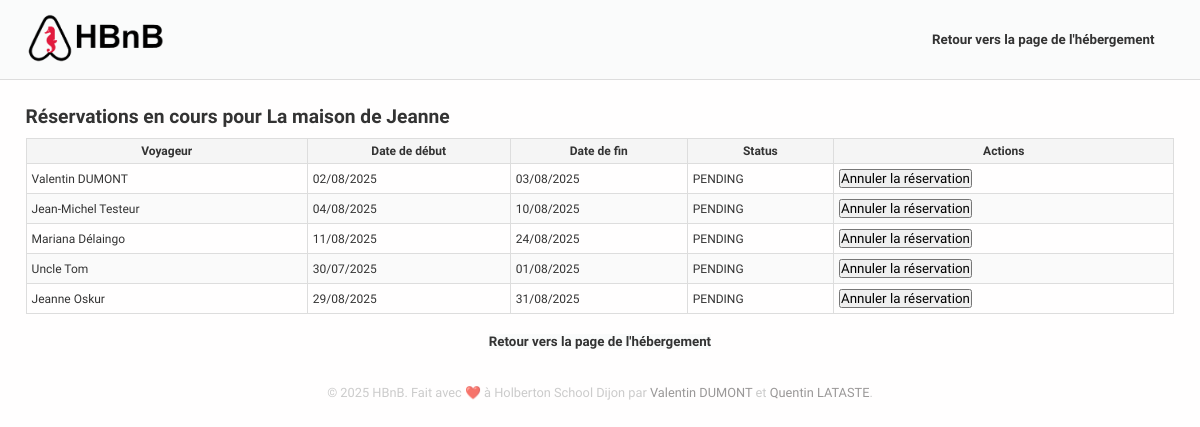
The page /place/98e95930-fd56-4de1-84b7-06829e781fcf/bookings on the database as committed earlier.
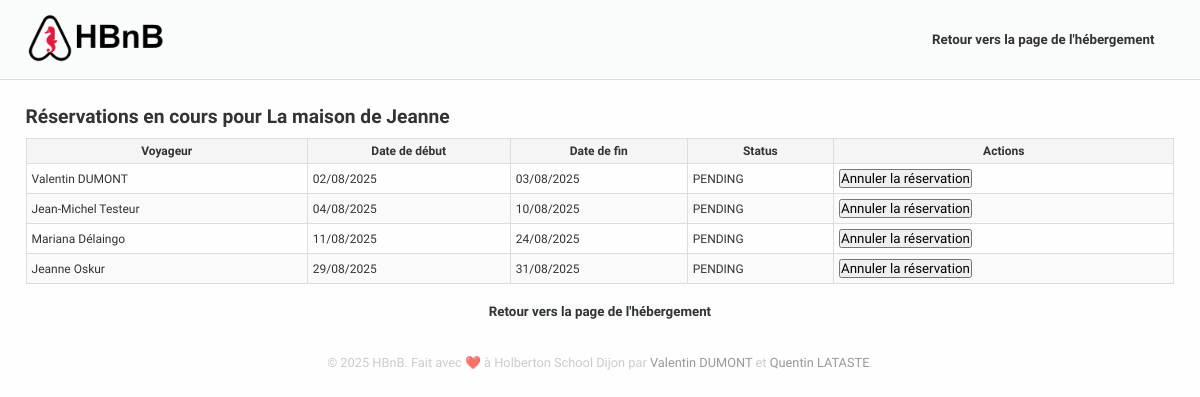
The same page on the database as committed later.
### app/models/place.py (models this page shows, shortened)
class Place(db.Model):
    __tablename__ = 'place'
    id = db.Column(db.String, primary_key=True)
    title = db.Column(db.String(50), nullable=False)
    description = db.Column(db.String(1000), nullable=False)
    price = db.Column(db.Float, nullable=False)
    latitude = db.Column(db.Float, nullable=False)
    longitude = db.Column(db.Float, nullable=False)
    owner_id = db.Column(db.String, db.ForeignKey('user.id'), nullable=False)
    rating = db.Column(db.Float, nullable=True)
    created_at = db.Column(
        db.DateTime(timezone=True), default=lambda: datetime.now(timezone.utc),
        nullable=False)
    updated_at = db.Column(
        db.DateTime(timezone=True), default=lambda: datetime.now(timezone.utc),
        onupdate=datetime.now(timezone.utc)
        )
    photos_url = db.Column(db.JSON, default=list)
    amenities = db.relationship('Amenity', secondary=place_amenities,
                                back_populates='places')
    reviews = db.relationship("Review", back_populates='place_rel',
                              cascade='all, delete-orphan')
    bookings = db.relationship(Booking, back_populates='place_rel',
                               cascade='all, delete-orphan',
                               foreign_keys=[Booking.place])
    owner = db.relationship('User', back_populates='places')
    city_name = db.Column(db.String(128))
    __table_args__ = (
        CheckConstraint('price >= 0', name='check_price_positive'),
        CheckConstraint('rating >= 0 AND rating <= 5', name='check_rating'),
        CheckConstraint('latitude >= -90 AND latitude <= 90',
                        name='check_latitude'),
        CheckConstraint('longitude >= -180 AND longitude <= 180',
                        name='check_longitude')
    )

### app/models/booking.py (models this page shows, shortened)
class Booking(db.Model):
    __tablename__ = 'bookings'
    id = db.Column(db.String, primary_key=True)
    status = db.Column(
        db.String(20),
        default=BookingStatus.PENDING.value,
        nullable=False
        )
    place = db.Column(db.String, db.ForeignKey('place.id'), nullable=False)
    user = db.Column(db.String, db.ForeignKey('user.id'), nullable=False)
    start_date = db.Column(db.DateTime, nullable=False)
    end_date = db.Column(db.DateTime, nullable=False)
    created_at = db.Column(
        db.DateTime(timezone=True), default=lambda: datetime.now(timezone.utc), nullable=False
        )
    updated_at = db.Column(
        db.DateTime(timezone=True), default=lambda: datetime.now(timezone.utc),
        onupdate=datetime.now(timezone.utc)
        )
    place_rel = db.relationship(
        "Place",
        back_populates='bookings',
        foreign_keys=[place]
        )
    user_rel = db.relationship("User", back_populates='bookings')
    reviews = db.relationship('Review', back_populates='booking_rel')
    __table_args__ = (
        db.CheckConstraint(
            "status IN ('DONE', 'PENDING', 'CANCELLED')",
            name="check_booking_status"
        ),
    )

### app/models/user.py (models this page shows, shortened)
class User(db.Model):
    __tablename__ = 'user'
    id = db.Column(db.String, primary_key=True)
    first_name = db.Column(db.String(50), nullable=False)
    last_name = db.Column(db.String(50), nullable=False)
    email = db.Column(db.String(120), unique=True, nullable=False)
    hashed_password = db.Column(db.String(255), nullable=False)
    is_active = db.Column(db.Boolean, default=True)  # Allows disabling user
    is_admin = db.Column(db.Boolean, default=False)
    created_at = db.Column(
        db.DateTime(timezone=True), default=lambda: datetime.now(timezone.utc), nullable=False
        )
    updated_at = db.Column(
        db.DateTime(timezone=True), default=lambda: datetime.now(timezone.utc),
        onupdate=datetime.now(timezone.utc)
        )
    photo_url = db.Column(db.String(2048), nullable=True)
    places = db.relationship(Place, back_populates='owner',
                             cascade='all, delete-orphan')
    reviews = db.relationship(Review, back_populates='user',
                              cascade='all, delete-orphan')
    bookings = db.relationship(Booking, back_populates='user_rel',
                               cascade='all, delete-orphan')

### app/web/html_routes.py (the view)
@bp_web.route('/place/<place_id>/bookings')
def place_bookings(place_id):
    try:
        UUID(place_id)
    except ValueError:
        abort(400, description="Invalid UUID")
    try:
        verify_jwt_in_request()
        user_id = get_jwt_identity()
    except:
        user_id = None
    place = facade.get_place(place_id)
    if not place:
        abort(404, description="Place not found")
    current_user = None
    if user_id:
        current_user = facade.get_user(user_id)
    return render_template("place-all-bookings.html",
                           place=place,
                           bookings=place.bookings,
                           current_user=current_user)

### app/persistence/repository.py (called while the page is built)
    def get(self, obj_id):
        return self.model.query.get(str(obj_id))

### app/services/facade.py (called while the page is built)
    def get_place(self, place_id):
        return self.place_repo.get(place_id)

### templates/place-all-bookings.html (shortened to what this page needs)
<!DOCTYPE html>
<html lang="fr">
<head>
    <link rel="stylesheet" href="{{ url_for('static', filename='css/style.css') }}">
</head>
<body>
    <header class="header">
        <div class="header-logo">
            <a href="{{ url_for('web.index') }}">
                <img src = "{{ url_for('static', filename='images/logo.png') }}" alt="HBnB logo">
            </a>
        </div>
        <nav id="user-nav">
                <button class="back-btn" onclick="history.back()">Retour vers la page de l'hébergement</button>
        </nav>
    </header>
    <main>
        <div id="all-bookings-list">
            <h2>Réservations en cours pour {{ place.title }}</h2>
            {% set pending_bookings = bookings | selectattr("status", "equalto", "PENDING") | list %}
            {% if pending_bookings %}
                <table>
                <thead>
                    <tr>
                        <th>Voyageur</th>
                        <th>Date de début</th>
                        <th>Date de fin</th>
                        <th>Status</th>
                        <th>Actions</th>
                    </tr>
                </thead>
                <tbody>
                {% for booking in pending_bookings %}
                    <tr>
                    <td>{{ booking.user_rel.first_name }} {{ booking.user_rel.last_name }}</td>
                    <td>{{ booking.start_date.strftime("%d/%m/%Y") }}</td>
                    <td>{{ booking.end_date.strftime("%d/%m/%Y") }}</td>
                    <td>{{ booking.status }}</td>
                    <td>
                        <button class="cancel-booking-btn" data-id="{{ booking.id }}">Annuler la réservation</button>
                    </td>
                    </tr>
                {% endfor %}
            </tbody>
            </table>
            {% else %}
                <p>Vous n'avez pas encore de réservation pour cet hébergement.</p>
            {% endif %}
        </div>
        <div class="end-page-back">
        <button class="back-btn" onclick="history.back()">Retour vers la page de l'hébergement</button>
        </div>
    </main>
</body>
<footer>
    <div class="footer-content">
        <p>
            &copy; 2025 HBnB. Fait avec ❤️ à Holberton School Dijon par
            <a href="https://github.com/Proser-V">Valentin DUMONT</a> et <a href="https://github.com/loufi84">Quentin LATASTE</a>.
        </p>
    </div>
</footer>
</html>

### static/css/style.css (style rules this page uses)
* { box-sizing: border-box; margin: 0; padding: 0; font-family: "Cabin"; }
html { scroll-behavior: smooth; font-size: 80%; font-family: "Cabin" !important; }
:root { --color-primary: #fffefe; --color-header: #fafbfb; --text-color: #333; --light-text-color: #b9b9b9bc; --card-border-color : #ddd; --star-color: #b72121; --shadow-color: rgba(0,0,0,0.1); --overlay-color: rgba(0, 0, 0, 0.8); }
.header { display: flex; justify-content: space-between; background-color: var(--color-header); color: var(--text-color); align-items: center; padding: 1rem 2rem; border-bottom: 1px solid var(--card-border-color); z-index: 1000; width: 100%; box-sizing: border-box; margin: 0; }
.header-logo img { height: 50px; }
#user-nav { display: flex; align-items: center; gap: 10px; font-family: Arial, sans-serif; padding: 10px 20px; background-color: var(--color-header); }
.back-btn { text-decoration: none; font-weight: bold; color: var(--text-color); border: none; background-color: var(--color-header); cursor: pointer; }
.end-page-back { display: flex; justify-content: center; margin-top: 20px; }
body { background-color: var(--color-primary); color: var(--text-color); }
main { padding: 2rem; }
#all-bookings-list table { margin-top: 10px; width: 100%; border-collapse: collapse; text-align: left; font-size: 12px; color: var(--text-color); }
#all-bookings-list th, #all-bookings-list td { border: 1px solid var(--card-border-color); padding: 5px; }
#all-bookings-list th { text-align: center; }
#all-bookings-list thead { background-color: #f5f5f5; }
#all-bookings-list tbody tr:nth-child(even) { background-color: #fafafa; }
.footer-content { color: var(--light-text-color); text-align: center; padding: 10px; user-select: none; }
.footer-content a { text-decoration: inherit; color: #9a9898; }

Rows that differ between the two databases and show on the page:
no longer on this page (row edited): Booking: user_rel.first_name "Uncle", user_rel.last_name "Tom", start_date "30/07/2025", end_date "01/08/2025", status "PENDING"
